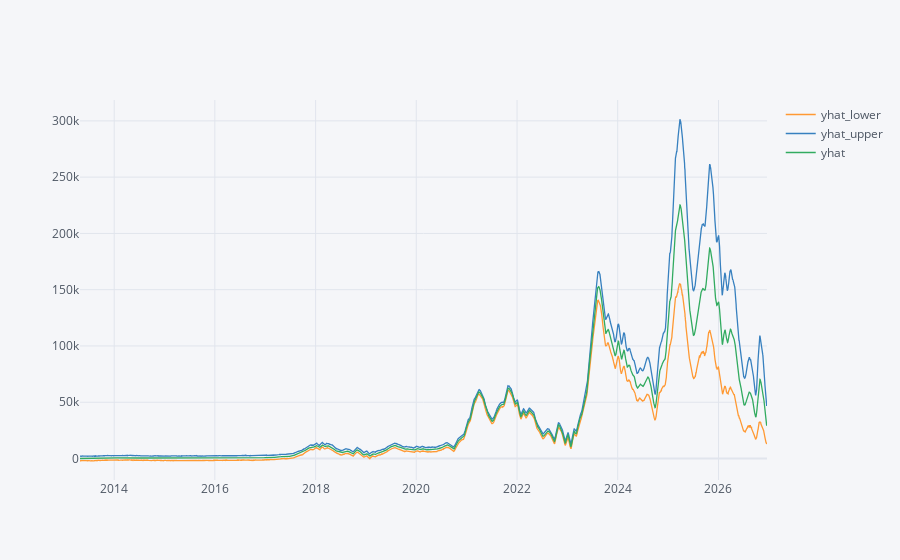

Notebook source saved alongside this figure:
### Code cell
# final plot but with plotly
forecastPlotly = forecast.copy()
forecastPlotly['date'] = pd.to_datetime(forecastPlotly['ds'])
forecastPlotly = forecastPlotly.set_index('date')
forecastPlotly = forecastPlotly.drop(['ds'], axis=1)
forecastPlotly[['yhat_lower','yhat_upper', 'yhat']].iplot()

### Figure 1 — Plotly figure (JSON) as saved in the notebook; plotly's stock layout.template omitted (floating-point values rounded to 4 significant figures; data arrays with more than 128 entries replaced by an {"elided": "..."} marker saying what was removed)
{"data": [{"line": {"color": "rgba(255, 153, 51, 1.0)", "dash": "solid", "shape": "linear", "width": 1.3}, "mode": "lines", "name": "yhat_lower", "text": "", "type": "scatter", "x": {"elided": "4982 str values"}, "y": {"elided": "4982 float values"}}, {"line": {"color": "rgba(55, 128, 191, 1.0)", "dash": "solid", "shape": "linear", "width": 1.3}, "mode": "lines", "name": "yhat_upper", "text": "", "type": "scatter", "x": {"elided": "4982 str values"}, "y": {"elided": "4982 float values"}}, {"line": {"color": "rgba(50, 171, 96, 1.0)", "dash": "solid", "shape": "linear", "width": 1.3}, "mode": "lines", "name": "yhat", "text": "", "type": "scatter", "x": {"elided": "4982 str values"}, "y": {"elided": "4982 float values"}}], "layout": {"legend": {"bgcolor": "#F5F6F9", "font": {"color": "#4D5663"}}, "paper_bgcolor": "#F5F6F9", "plot_bgcolor": "#F5F6F9", "title": {"font": {"color": "#4D5663"}}, "xaxis": {"gridcolor": "#E1E5ED", "showgrid": true, "tickfont": {"color": "#4D5663"}, "title": {"font": {"color": "#4D5663"}, "text": ""}, "zerolinecolor": "#E1E5ED"}, "yaxis": {"gridcolor": "#E1E5ED", "showgrid": true, "tickfont": {"color": "#4D5663"}, "title": {"font": {"color": "#4D5663"}, "text": ""}, "zerolinecolor": "#E1E5ED"}}}
